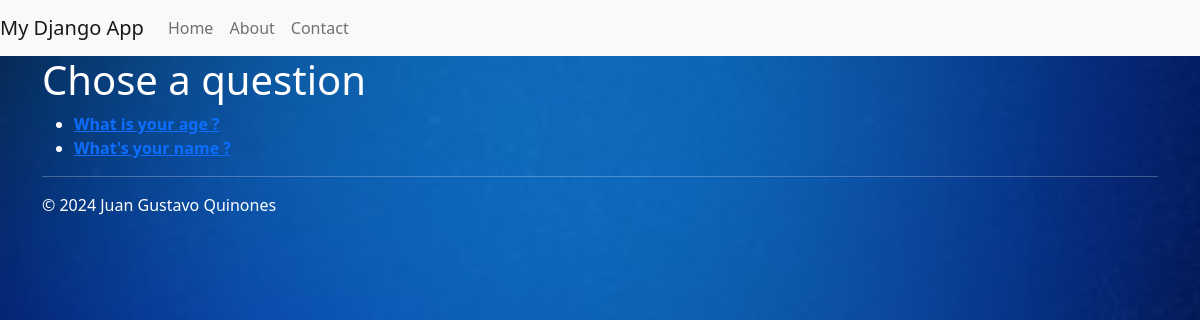
Screenshot of /polls/ with the database file from the repository.
### polls/models.py (models this page shows, shortened)
class Question(models.Model):
    question_text = models.CharField(max_length=200)
    pub_date = models.DateTimeField('date published')

### polls/views.py (the view)
# urls.py: path('', views.index, name='index'),
def index(request):
    latest_questions = Question.objects.order_by('-pub_date')[:5]
    context = {'latest_questions': latest_questions}
    return render(request, 'polls/index.html', context)

### polls/templates/polls/index.html
{% extends 'polls/base.html' %}
{% block main_content %}
<h1>Chose a question</h1>
{% if latest_questions %}
<ul>
    {% for question in latest_questions %}
    <li><a href="{% url 'polls:detail' question.id %}">
            <b>{{question.question_text}}</b></a></li>
    {% endfor %}
</ul>
{% else %}
<p>You don't have any questions. Please add some.</p>
{% endif %}
{% endblock %}

### polls/static/polls/style.css (style rules this page uses)
body { background: white url("images/bluebackground.jpg") no-repeat center center; background-size: cover; height: 100vh; margin: 0; padding: 0; color: white; }

### rows the page displays
Question: question_text "What is your age ?"
Question: question_text "What's your name ?"
